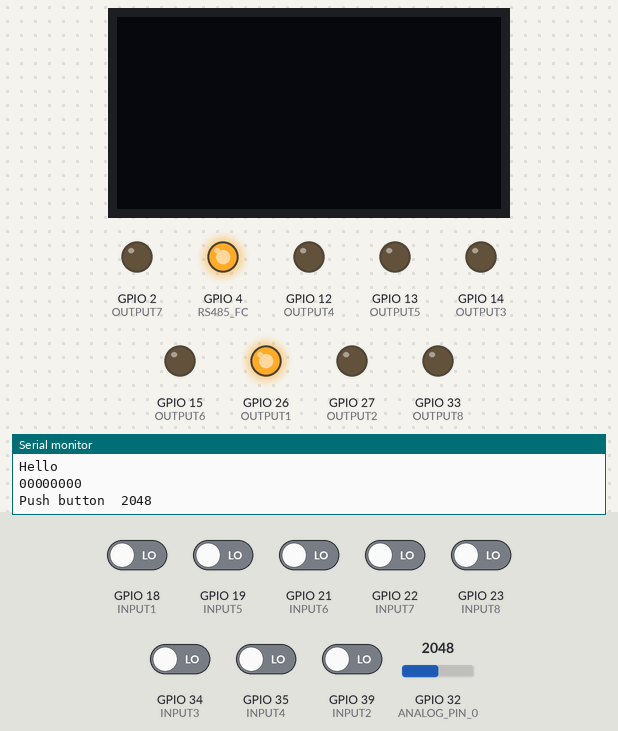
The sketch below on a simulated ESP32. On the bench: 128×64 one-colour display, output pins drawn as LEDs (lit = HIGH), the last lines printed to the serial monitor. The inputs (shaded band) are chosen by the test bench; at power-on: GPIO 18 (INPUT1), GPIO 19 (INPUT5), GPIO 21 (INPUT6), GPIO 22 (INPUT7), GPIO 23 (INPUT8), GPIO 34 (INPUT3), GPIO 35 (INPUT4), GPIO 39 (INPUT2) LOW, GPIO 32 (ANALOG_PIN_0) = 2048. The display library's start-up logo is not drawn.

Above: at 0.15 s.
At 0.55 s:
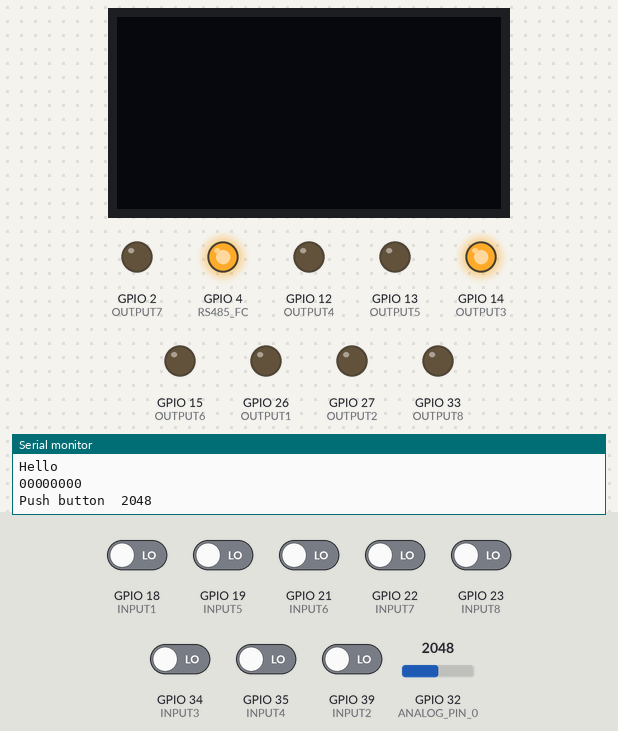
At 1.15 s:
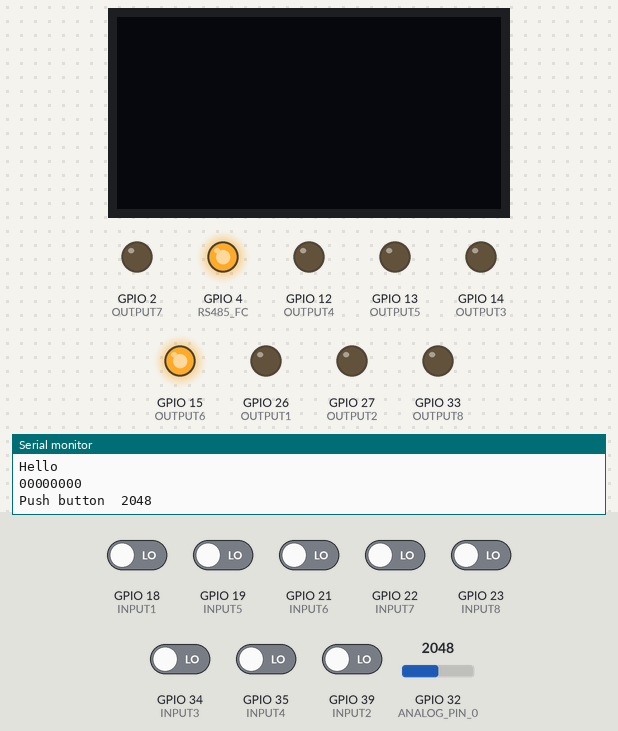
At 2.0 s:
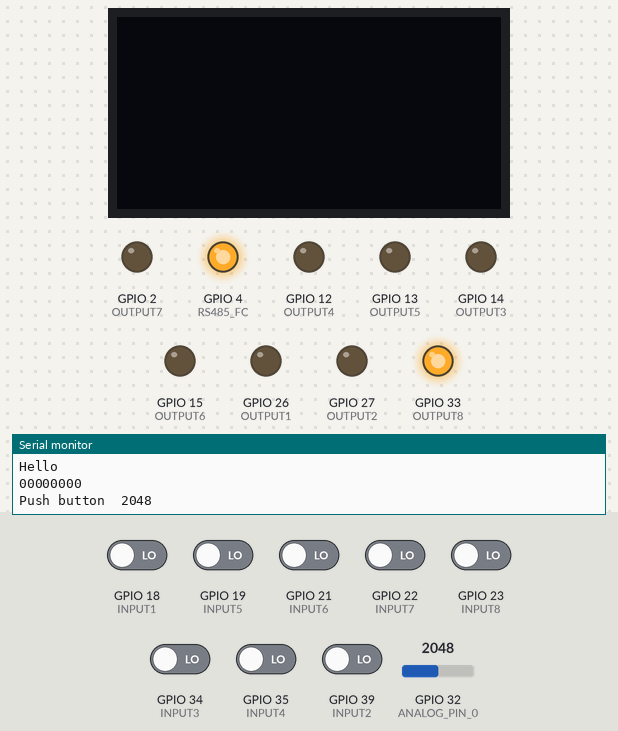
At 4.35 s:
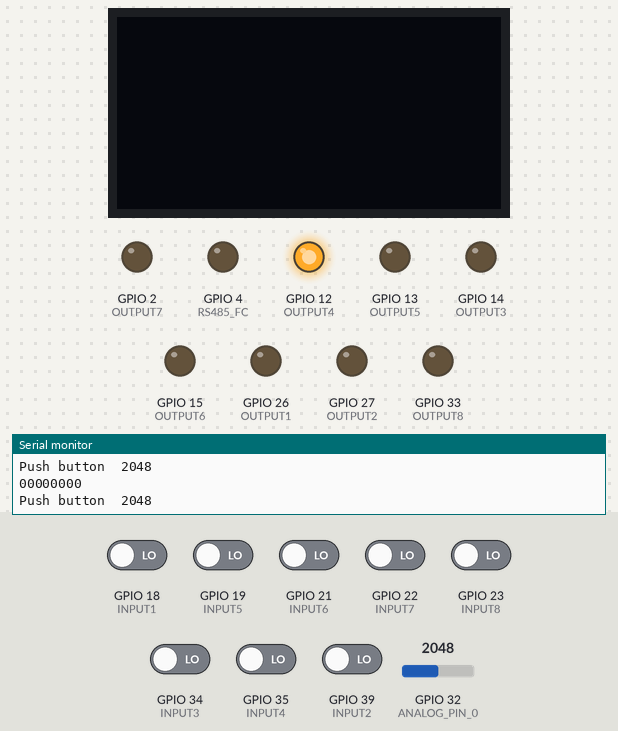
At 6.7 s:
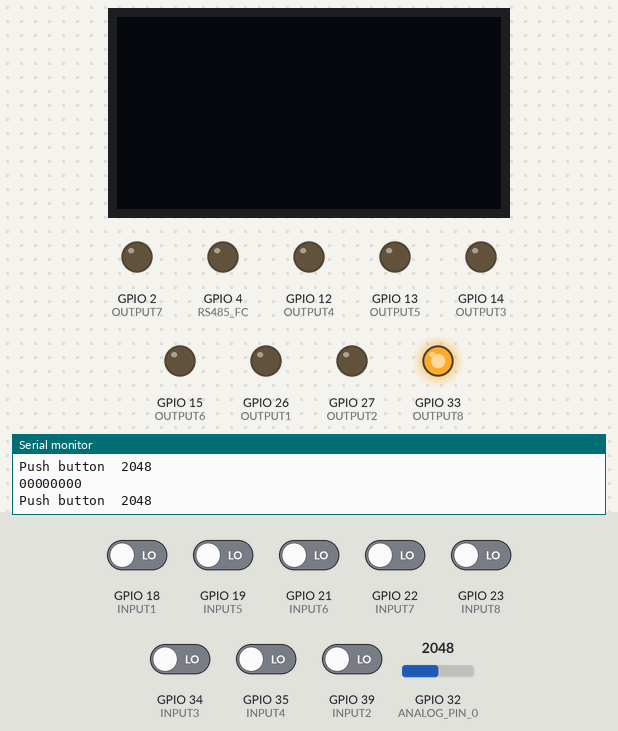
Timing chart, 0 to 8.3 s (numbered marks = the images above):
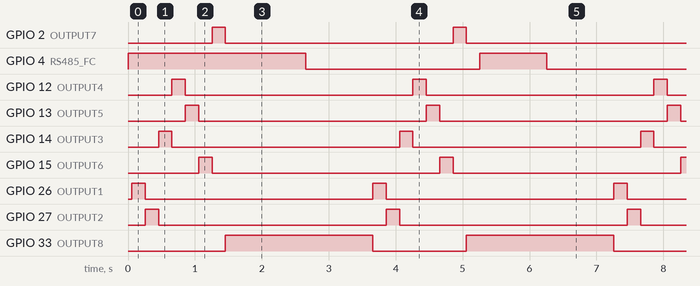

Measured:
- by itself, GPIO 4 (RS485_FC): alternates HIGH for 1.0 s and LOW for 2.6 s
- by itself, GPIO 33 (OUTPUT8): alternates HIGH for 2.2 s and LOW for 1.4 s
- by itself, GPIO 2 (OUTPUT7), GPIO 12 (OUTPUT4), GPIO 13 (OUTPUT5), GPIO 14 (OUTPUT3), GPIO 15 (OUTPUT6), GPIO 26 (OUTPUT1), GPIO 27 (OUTPUT2): alternates HIGH for 0.20 s and LOW for 3.4 s

The sketch:

IIOT-AE01_TEST_CODE_.ino
```cpp
/*
 * RS485
 * All Output Turn ON Series
 * All input status serial print
 */

#include <SPI.h>
#include <Wire.h>
#include <Adafruit_GFX.h>
#include <Adafruit_SSD1306.h>
#include "FS.h"

#define ANALOG_PIN_0 32

#define INPUT1 18
#define INPUT2 39
#define INPUT3 34
#define INPUT4 35
#define INPUT5 19
#define INPUT6 21
#define INPUT7 22
#define INPUT8 23

#define OUTPUT1 26
#define OUTPUT2 27
#define OUTPUT3 14
#define OUTPUT4 12
#define OUTPUT5 13
#define OUTPUT6 15
#define OUTPUT7 2
#define OUTPUT8 33

#define RS485_RXD 3
#define RS485_TXD 2
#define RS485_FC 4

#define SCREEN_WIDTH 128 // OLED display width, in pixels
#define SCREEN_HEIGHT 64 // OLED display height, in pixels

#define OLED_RESET     -1 // Reset pin # (or -1 if sharing Arduino reset pin)
Adafruit_SSD1306 display(SCREEN_WIDTH, SCREEN_HEIGHT, &Wire, OLED_RESET);

int analog_value = 0;
int readSwitch(){
  analog_value = analogRead(ANALOG_PIN_0);
  return analog_value; //Read analog
}
// ================================================ SETUP ================================================
void setup() {
  Serial.begin(9600);
  Serial.println("Hello");
  pinMode(RS485_FC, OUTPUT);
  digitalWrite(RS485_FC, HIGH);
  Serial1.begin(9600, SERIAL_8N1,RS485_RXD,RS485_TXD);
  digitalWrite(RS485_FC, HIGH);   // RS-485

  pinMode(OUTPUT1, OUTPUT);
  pinMode(OUTPUT2, OUTPUT);
  pinMode(OUTPUT3, OUTPUT);
  pinMode(OUTPUT4, OUTPUT);
  pinMode(OUTPUT5, OUTPUT);
  pinMode(OUTPUT6, OUTPUT);
  pinMode(OUTPUT7, OUTPUT);
  pinMode(OUTPUT8, OUTPUT);

  pinMode(INPUT1, INPUT);
  pinMode(INPUT2, INPUT);
  pinMode(INPUT3, INPUT);
  pinMode(INPUT4, INPUT);
  pinMode(INPUT5, INPUT);
  pinMode(INPUT6, INPUT);
  pinMode(INPUT7, INPUT);
  pinMode(INPUT8, INPUT);

  Wire.begin(16,17);
  if(!display.begin(SSD1306_SWITCHCAPVCC, 0x3C)) { // Address 0x3D for 128x64
    Serial.println(F("SSD1306 allocation failed"));
    for(;;); // Don't proceed, loop forever
  }
  display.display();
  adcAttachPin(32);
}

void loop() {
  Serial.println("");
  Serial.print(digitalRead(INPUT1));
  Serial.print(digitalRead(INPUT2));
  Serial.print(digitalRead(INPUT3));
  Serial.print(digitalRead(INPUT4));
  Serial.print(digitalRead(INPUT5));
  Serial.print(digitalRead(INPUT6));
  Serial.print(digitalRead(INPUT7));
  Serial.print(digitalRead(INPUT8));
  Serial.println("");

  Serial.print("Push button  ");
  Serial.println(readSwitch());
  Serial.println("");

  digitalWrite(OUTPUT1, HIGH);
  digitalWrite(OUTPUT2, LOW);
  digitalWrite(OUTPUT3, LOW);
  digitalWrite(OUTPUT4, LOW);
  digitalWrite(OUTPUT5, LOW);
  digitalWrite(OUTPUT6, LOW);
  digitalWrite(OUTPUT7, LOW);
  digitalWrite(OUTPUT8, LOW);
  delay(200);
  digitalWrite(OUTPUT1, LOW);
  digitalWrite(OUTPUT2, HIGH);
  digitalWrite(OUTPUT3, LOW);
  digitalWrite(OUTPUT4, LOW);
  digitalWrite(OUTPUT5, LOW);
  digitalWrite(OUTPUT6, LOW);
  digitalWrite(OUTPUT7, LOW);
  digitalWrite(OUTPUT8, LOW);
  delay(200);
  digitalWrite(OUTPUT1, LOW);
  digitalWrite(OUTPUT2, LOW);
  digitalWrite(OUTPUT3, HIGH);
  digitalWrite(OUTPUT4, LOW);
  digitalWrite(OUTPUT5, LOW);
  digitalWrite(OUTPUT6, LOW);
  digitalWrite(OUTPUT7, LOW);
  digitalWrite(OUTPUT8, LOW);
  delay(200);
  digitalWrite(OUTPUT1, LOW);
  digitalWrite(OUTPUT2, LOW);
  digitalWrite(OUTPUT3, LOW);
  digitalWrite(OUTPUT4, HIGH);
  digitalWrite(OUTPUT5, LOW);
  digitalWrite(OUTPUT6, LOW);
  digitalWrite(OUTPUT7, LOW);
  digitalWrite(OUTPUT8, LOW);
  delay(200);
  digitalWrite(OUTPUT1, LOW);
  digitalWrite(OUTPUT2, LOW);
  digitalWrite(OUTPUT3, LOW);
  digitalWrite(OUTPUT4, LOW);
  digitalWrite(OUTPUT5, HIGH);
  digitalWrite(OUTPUT6, LOW);
  digitalWrite(OUTPUT7, LOW);
  digitalWrite(OUTPUT8, LOW);
  delay(200);
  digitalWrite(OUTPUT1, LOW);
  digitalWrite(OUTPUT2, LOW);
  digitalWrite(OUTPUT3, LOW);
  digitalWrite(OUTPUT4, LOW);
  digitalWrite(OUTPUT5, LOW);
  digitalWrite(OUTPUT6, HIGH);
  digitalWrite(OUTPUT7, LOW);
  digitalWrite(OUTPUT8, LOW);
  delay(200);
  digitalWrite(OUTPUT1, LOW);
  digitalWrite(OUTPUT2, LOW);
  digitalWrite(OUTPUT3, LOW);
  digitalWrite(OUTPUT4, LOW);
  digitalWrite(OUTPUT5, LOW);
  digitalWrite(OUTPUT6, LOW);
  digitalWrite(OUTPUT7, HIGH);
  digitalWrite(OUTPUT8, LOW);
  delay(200);
  digitalWrite(OUTPUT1, LOW);
  digitalWrite(OUTPUT2, LOW);
  digitalWrite(OUTPUT3, LOW);
  digitalWrite(OUTPUT4, LOW);
  digitalWrite(OUTPUT5, LOW);
  digitalWrite(OUTPUT6, LOW);
  digitalWrite(OUTPUT7, LOW);
  digitalWrite(OUTPUT8, HIGH);
  delay(200);

  digitalWrite(RS485_FC, HIGH);                    // Make FLOW CONTROL pin HIGH
  delay(500);
  Serial1.println(F("RS485 01 SUCCESS"));    // Send RS485 SUCCESS serially
  delay(500);                                // Wait for transmission of data
  digitalWrite(RS485_FC, LOW) ;                    // Receiving mode ON
  delay(1000);

  while (Serial1.available()) {  // Check if data is available
    char c = Serial1.read();     // Read data from RS485
    Serial.write(c);             // Print data on serial monitor
  }
 }
```
